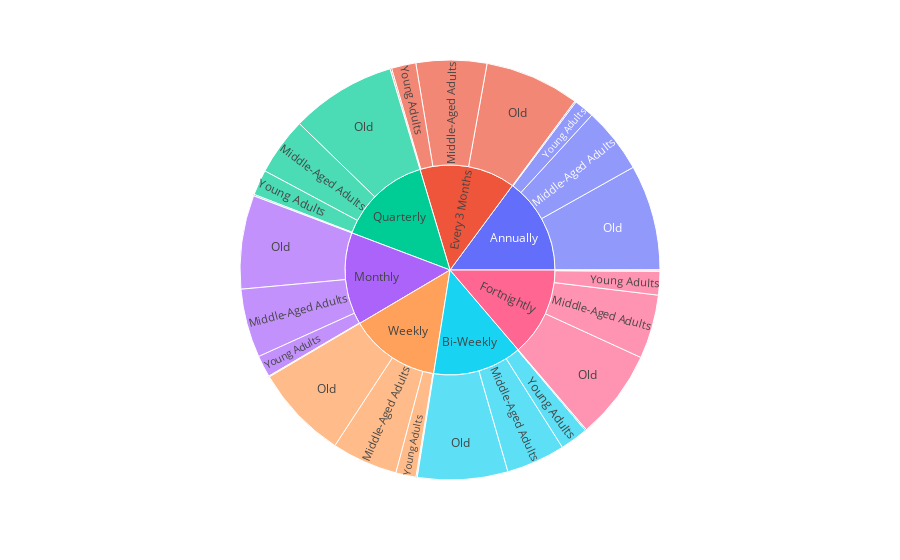

The notebook cell saved with this chart:
### Code cell
px.sunburst(shop , path=['Frequency of Purchases','Age_category'] , values='Age')

### Figure 1 — Plotly figure (JSON) as saved in the notebook; plotly's stock layout.template omitted (floating-point values rounded to 4 significant figures)
{"data": [{"branchvalues": "total", "domain": {"x": [0, 1], "y": [0, 1]}, "hovertemplate": "labels=%{label}<br>Age=%{value}<br>parent=%{parent}<br>id=%{id}<extra></extra>", "ids": ["Annually/child", "Bi-Weekly/child", "Every 3 Months/child", "Fortnightly/child", "Monthly/child", "Quarterly/child", "Weekly/child", "Annually/teen", "Bi-Weekly/teen", "Every 3 Months/teen", "Fortnightly/teen", "Monthly/teen", "Quarterly/teen", "Weekly/teen", "Annually/Young Adults", "Bi-Weekly/Young Adults", "Every 3 Months/Young Adults", "Fortnightly/Young Adults", "Monthly/Young Adults", "Quarterly/Young Adults", "Weekly/Young Adults", "Annually/Middle-Aged Adults", "Bi-Weekly/Middle-Aged Adults", "Every 3 Months/Middle-Aged Adults", "Fortnightly/Middle-Aged Adults", "Monthly/Middle-Aged Adults", "Quarterly/Middle-Aged Adults", "Weekly/Middle-Aged Adults", "Annually/Old", "Bi-Weekly/Old", "Every 3 Months/Old", "Fortnightly/Old", "Monthly/Old", "Quarterly/Old", "Weekly/Old", "Annually", "Bi-Weekly", "Every 3 Months", "Fortnightly", "Monthly", "Quarterly", "Weekly"], "labels": ["child", "child", "child", "child", "child", "child", "child", "teen", "teen", "teen", "teen", "teen", "teen", "teen", "Young Adults", "Young Adults", "Young Adults", "Young Adults", "Young Adults", "Young Adults", "Young Adults", "Middle-Aged Adults", "Middle-Aged Adults", "Middle-Aged Adults", "Middle-Aged Adults", "Middle-Aged Adults", "Middle-Aged Adults", "Middle-Aged Adults", "Old", "Old", "Old", "Old", "Old", "Old", "Old", "Annually", "Bi-Weekly", "Every 3 Months", "Fortnightly", "Monthly", "Quarterly", "Weekly"], "name": "", "parents": ["Annually", "Bi-Weekly", "Every 3 Months", "Fortnightly", "Monthly", "Quarterly", "Weekly", "Annually", "Bi-Weekly", "Every 3 Months", "Fortnightly", "Monthly", "Quarterly", "Weekly", "Annually", "Bi-Weekly", "Every 3 Months", "Fortnightly", "Monthly", "Quarterly", "Weekly", "Annually", "Bi-Weekly", "Every 3 Months", "Fortnightly", "Monthly", "Quarterly", "Weekly", "Annually", "Bi-Weekly", "Every 3 Months", "Fortnightly", "Monthly", "Quarterly", "Weekly", "", "", "", "", "", "", ""], "type": "sunburst", "values": [0, 0, 0, 0, 0, 0, 0, 180, 180, 216, 180, 126, 198, 162, 2679, 3709, 3235, 3110, 2873, 3365, 2680, 8712, 7802, 9343, 8468, 9106, 7652, 8736, 13978, 11940, 12556, 11866, 12384, 13943, 12488, 25549, 23631, 25350, 23624, 24489, 25158, 24066]}], "layout": {"autosize": true, "legend": {"tracegroupgap": 0}, "margin": {"t": 60}}}
